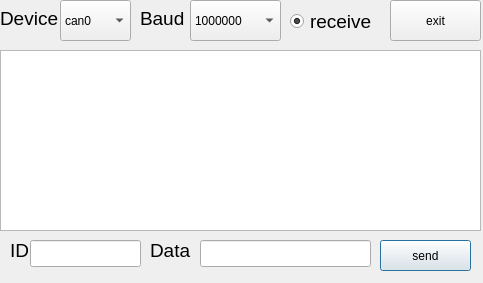
<?xml version="1.0" encoding="UTF-8"?>
<ui version="4.0">
 <class>can</class>
 <widget class="QDialog" name="can">
  <property name="geometry">
   <rect>
    <x>0</x>
    <y>0</y>
    <width>483</width>
    <height>283</height>
   </rect>
  </property>
  <property name="windowTitle">
   <string>can tool</string>
  </property>
  <widget class="QTableView" name="frame_data">
   <property name="geometry">
    <rect>
     <x>0</x>
     <y>50</y>
     <width>481</width>
     <height>181</height>
    </rect>
   </property>
  </widget>
  <widget class="mylineedit" name="data">
   <property name="geometry">
    <rect>
     <x>200</x>
     <y>240</y>
     <width>171</width>
     <height>27</height>
    </rect>
   </property>
  </widget>
  <widget class="mylineedit" name="id">
   <property name="geometry">
    <rect>
     <x>30</x>
     <y>240</y>
     <width>111</width>
     <height>27</height>
    </rect>
   </property>
  </widget>
  <widget class="QPushButton" name="send">
   <property name="geometry">
    <rect>
     <x>380</x>
     <y>240</y>
     <width>91</width>
     <height>31</height>
    </rect>
   </property>
   <property name="text">
    <string>send</string>
   </property>
  </widget>
  <widget class="QLabel" name="Data">
   <property name="geometry">
    <rect>
     <x>150</x>
     <y>240</y>
     <width>41</width>
     <height>21</height>
    </rect>
   </property>
   <property name="font">
    <font>
     <pointsize>14</pointsize>
    </font>
   </property>
   <property name="text">
    <string>Data</string>
   </property>
  </widget>
  <widget class="QLabel" name="ID">
   <property name="geometry">
    <rect>
     <x>10</x>
     <y>240</y>
     <width>21</width>
     <height>21</height>
    </rect>
   </property>
   <property name="font">
    <font>
     <pointsize>14</pointsize>
    </font>
   </property>
   <property name="text">
    <string>ID</string>
   </property>
  </widget>
  <widget class="QPushButton" name="exit">
   <property name="geometry">
    <rect>
     <x>390</x>
     <y>0</y>
     <width>91</width>
     <height>41</height>
    </rect>
   </property>
   <property name="text">
    <string>exit</string>
   </property>
  </widget>
  <widget class="QRadioButton" name="receive">
   <property name="geometry">
    <rect>
     <x>290</x>
     <y>10</y>
     <width>91</width>
     <height>22</height>
    </rect>
   </property>
   <property name="font">
    <font>
     <pointsize>14</pointsize>
    </font>
   </property>
   <property name="text">
    <string>receive</string>
   </property>
   <property name="checkable">
    <bool>true</bool>
   </property>
   <property name="checked">
    <bool>true</bool>
   </property>
  </widget>
  <widget class="QComboBox" name="baud">
   <property name="geometry">
    <rect>
     <x>190</x>
     <y>0</y>
     <width>91</width>
     <height>41</height>
    </rect>
   </property>
   <item>
    <property name="text">
     <string>1000000</string>
    </property>
   </item>
   <item>
    <property name="text">
     <string>500000</string>
    </property>
   </item>
  </widget>
  <widget class="QComboBox" name="can_name">
   <property name="geometry">
    <rect>
     <x>60</x>
     <y>0</y>
     <width>71</width>
     <height>41</height>
    </rect>
   </property>
   <item>
    <property name="text">
     <string>can0</string>
    </property>
   </item>
   <item>
    <property name="text">
     <string>can1</string>
    </property>
   </item>
  </widget>
  <widget class="QLabel" name="label_device">
   <property name="geometry">
    <rect>
     <x>0</x>
     <y>10</y>
     <width>101</width>
     <height>17</height>
    </rect>
   </property>
   <property name="font">
    <font>
     <pointsize>14</pointsize>
    </font>
   </property>
   <property name="text">
    <string>Device</string>
   </property>
  </widget>
  <widget class="QLabel" name="label_baud">
   <property name="geometry">
    <rect>
     <x>140</x>
     <y>10</y>
     <width>51</width>
     <height>17</height>
    </rect>
   </property>
   <property name="font">
    <font>
     <pointsize>14</pointsize>
    </font>
   </property>
   <property name="text">
    <string>Baud</string>
   </property>
  </widget>
 </widget>
 <customwidgets>
  <customwidget>
   <class>mylineedit</class>
   <extends>QLineEdit</extends>
   <header location="global">mylineedit.h</header>
  </customwidget>
 </customwidgets>
 <resources/>
 <connections/>
</ui>
